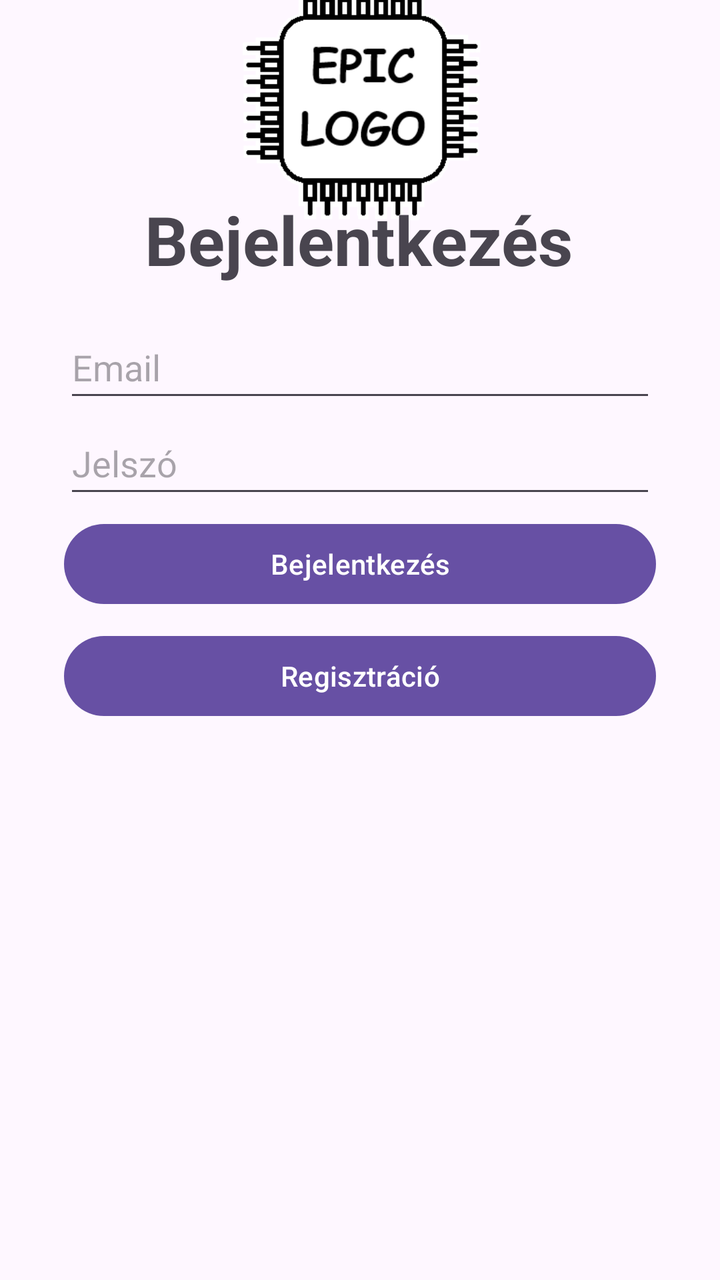
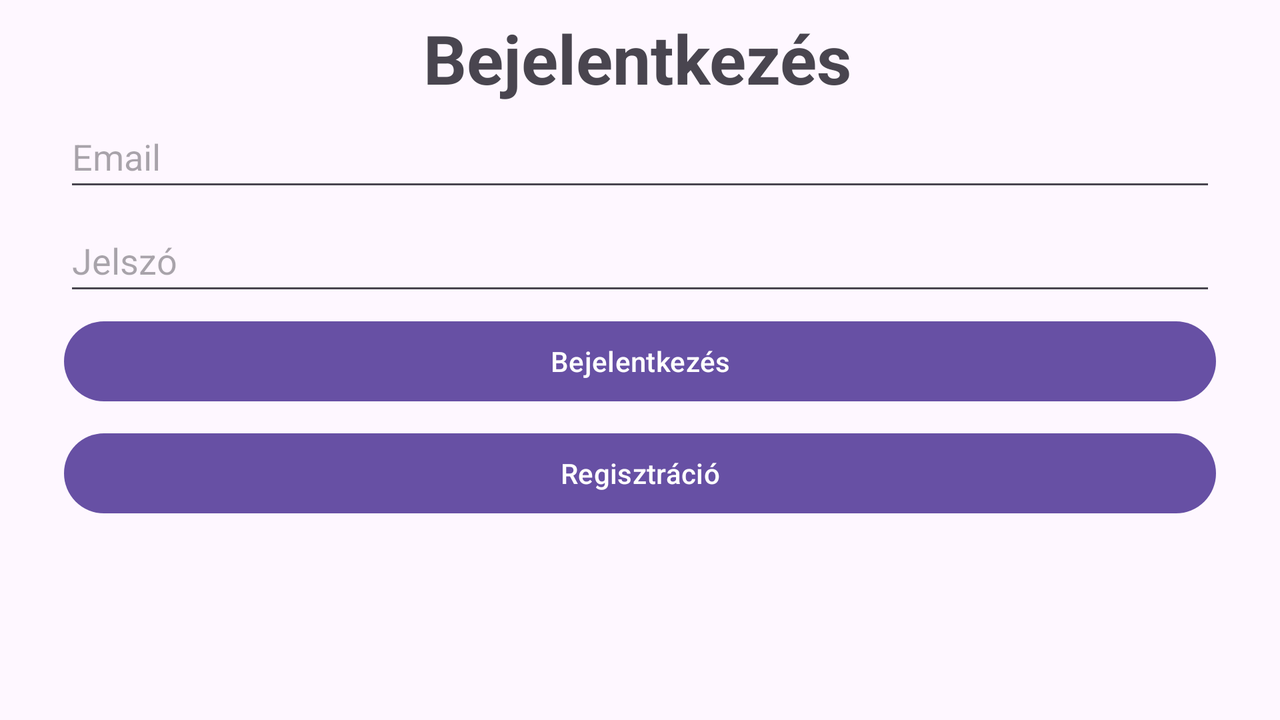

An Android layout and its configuration variant, each rendered on a device that would load it. The default file and the variant file are quoted in full after the pictures.
<!-- AndroidManifest.xml: application theme Theme.PartPiker -->
<!-- res/layout/login.xml -->
<?xml version="1.0" encoding="utf-8"?>
<androidx.constraintlayout.widget.ConstraintLayout xmlns:android="http://schemas.android.com/apk/res/android"
    xmlns:app="http://schemas.android.com/apk/res-auto"
    xmlns:tools="http://schemas.android.com/tools"
    android:id="@+id/switchToLogin"
    android:layout_width="match_parent"
    android:layout_height="match_parent"
    tools:context=".Activities.LoginActivity">



    <EditText
        android:id="@+id/editTextEmail"
        android:layout_width="0dp"
        android:layout_height="wrap_content"
        android:layout_marginStart="32dp"
        android:layout_marginEnd="32dp"
        android:ems="10"
        android:hint="@string/email"
        android:inputType="textEmailAddress"
        android:minHeight="48dp"
        app:layout_constraintBottom_toBottomOf="parent"
        app:layout_constraintEnd_toEndOf="parent"
        app:layout_constraintHorizontal_bias="0.0"
        app:layout_constraintStart_toStartOf="parent"
        app:layout_constraintTop_toTopOf="parent"
        app:layout_constraintVertical_bias="0.267" />

    <EditText
        android:id="@+id/editTextPassword"
        android:layout_width="0dp"
        android:layout_height="wrap_content"
        android:layout_marginStart="32dp"
        android:layout_marginEnd="32dp"
        android:ems="10"
        android:hint="@string/password"
        android:inputType="textPassword"
        android:minHeight="48dp"
        app:layout_constraintEnd_toEndOf="parent"
        app:layout_constraintHorizontal_bias="0.0"
        app:layout_constraintStart_toStartOf="parent"
        app:layout_constraintTop_toBottomOf="@+id/editTextEmail" />

    <ImageView
        android:id="@+id/logo"
        android:layout_width="409dp"
        android:layout_height="123dp"
        android:contentDescription="@string/logo"
        app:layout_constraintBottom_toTopOf="@+id/textView"
        app:layout_constraintEnd_toEndOf="parent"
        app:layout_constraintStart_toStartOf="parent"
        app:layout_constraintTop_toTopOf="parent"
        app:layout_constraintVertical_bias="0.483"
        app:srcCompat="@drawable/logo" />

    <TextView
        android:id="@+id/textView"
        android:layout_width="wrap_content"
        android:layout_height="wrap_content"
        android:text="@string/login"
        android:textSize="34sp"
        android:textStyle="bold"
        app:layout_constraintBottom_toTopOf="@+id/editTextEmail"
        app:layout_constraintEnd_toEndOf="parent"
        app:layout_constraintHorizontal_bias="0.497"
        app:layout_constraintStart_toStartOf="parent"
        app:layout_constraintTop_toTopOf="parent"
        app:layout_constraintVertical_bias="0.861" />

    <Button
        android:id="@+id/button"
        android:layout_width="0dp"
        android:layout_height="wrap_content"
        android:layout_marginStart="32dp"
        android:layout_marginTop="4dp"
        android:layout_marginEnd="32dp"
        android:minHeight="48dp"
        android:onClick="login"
        android:text="@string/login"
        app:layout_constraintEnd_toEndOf="parent"
        app:layout_constraintHorizontal_bias="1.0"
        app:layout_constraintStart_toStartOf="parent"
        app:layout_constraintTop_toBottomOf="@+id/editTextPassword" />

    <Button
        android:id="@+id/button2"
        android:layout_width="0dp"
        android:layout_height="wrap_content"
        android:layout_marginStart="32dp"
        android:layout_marginTop="8dp"
        android:layout_marginEnd="32dp"
        android:minHeight="48dp"
        android:onClick="switchToRegister"
        android:text="@string/register"
        app:layout_constraintEnd_toEndOf="parent"
        app:layout_constraintHorizontal_bias="1.0"
        app:layout_constraintStart_toStartOf="parent"
        app:layout_constraintTop_toBottomOf="@+id/button" />

</androidx.constraintlayout.widget.ConstraintLayout>
<!-- resources referenced by this layout -->
<resources>
  <!-- drawable logo: png bitmap (drawable, 7821 bytes) -->
  <string name="email">Email</string>
  <string name="login">Bejelentkezés</string>
  <string name="logo">Logo</string>
  <string name="password">Jelszó</string>
  <string name="register">Regisztráció</string>
  <style name="Theme.PartPiker" parent="Base.Theme.PartPiker" />
  <style name="Base.Theme.PartPiker" parent="Theme.Material3.DayNight.NoActionBar">
          
          
      </style>
</resources>
<!-- res/layout-land/login.xml (the repository's variant of the layout above) -->
<!-- drawn on the phone turned sideways -->
<?xml version="1.0" encoding="utf-8"?>
<androidx.constraintlayout.widget.ConstraintLayout xmlns:android="http://schemas.android.com/apk/res/android"
    xmlns:app="http://schemas.android.com/apk/res-auto"
    xmlns:tools="http://schemas.android.com/tools"
    android:id="@+id/login"
    android:layout_width="match_parent"
    android:layout_height="match_parent"
    tools:context=".LoginActivity">

    <TextView
        android:id="@+id/textView2"
        android:layout_width="wrap_content"
        android:layout_height="wrap_content"
        android:text="Bejelentkezés"
        android:textSize="34sp"
        android:textStyle="bold"
        app:layout_constraintBottom_toTopOf="@+id/editTextEmail"
        app:layout_constraintEnd_toEndOf="parent"
        app:layout_constraintHorizontal_bias="0.497"
        app:layout_constraintStart_toStartOf="parent"
        app:layout_constraintTop_toTopOf="parent"
        app:layout_constraintVertical_bias="0.861" />

    <Button
        android:id="@+id/button"
        android:layout_width="0dp"
        android:layout_height="wrap_content"
        android:layout_marginStart="32dp"
        android:layout_marginTop="4dp"
        android:layout_marginEnd="32dp"
        android:text="@string/login"
        android:onClick="login"
        app:layout_constraintEnd_toEndOf="parent"
        app:layout_constraintHorizontal_bias="1.0"
        app:layout_constraintStart_toStartOf="parent"
        app:layout_constraintTop_toBottomOf="@+id/editTextPassword" />

    <EditText
        android:id="@+id/editTextEmail"
        android:layout_width="0dp"
        android:layout_height="wrap_content"
        android:layout_marginStart="32dp"
        android:layout_marginEnd="32dp"
        android:layout_marginBottom="4dp"
        android:ems="10"
        android:hint="@string/email"
        android:inputType="textEmailAddress"
        android:minHeight="48dp"
        app:layout_constraintBottom_toTopOf="@+id/editTextPassword"
        app:layout_constraintEnd_toEndOf="parent"
        app:layout_constraintHorizontal_bias="1.0"
        app:layout_constraintStart_toStartOf="parent" />

    <EditText
        android:id="@+id/editTextPassword"
        android:layout_width="0dp"
        android:layout_height="wrap_content"
        android:layout_marginStart="32dp"
        android:layout_marginEnd="32dp"
        android:ems="10"
        android:hint="@string/password"
        android:inputType="textPassword"
        android:minHeight="48dp"
        app:layout_constraintBottom_toBottomOf="parent"
        app:layout_constraintEnd_toEndOf="parent"
        app:layout_constraintHorizontal_bias="0.0"
        app:layout_constraintStart_toStartOf="parent"
        app:layout_constraintTop_toTopOf="parent"
        app:layout_constraintVertical_bias="0.335" />

    <Button
        android:id="@+id/button3"
        android:layout_width="0dp"
        android:layout_height="wrap_content"
        android:layout_marginStart="32dp"
        android:layout_marginTop="8dp"
        android:layout_marginEnd="32dp"
        android:onClick="switchToRegister"
        android:text="@string/register"
        app:layout_constraintEnd_toEndOf="parent"
        app:layout_constraintHorizontal_bias="0.0"
        app:layout_constraintStart_toStartOf="parent"
        app:layout_constraintTop_toBottomOf="@+id/button" />
</androidx.constraintlayout.widget.ConstraintLayout>
<!-- resources referenced by the variant -->
<!-- as the phone turned sideways resolves them -->
<resources>
  <string name="email">Email</string>
  <string name="login">Bejelentkezés</string>
  <string name="password">Jelszó</string>
  <string name="register">Regisztráció</string>
  <style name="Theme.PartPiker" parent="Base.Theme.PartPiker" />
  <style name="Base.Theme.PartPiker" parent="Theme.Material3.DayNight.NoActionBar">
          
          
      </style>
</resources>
